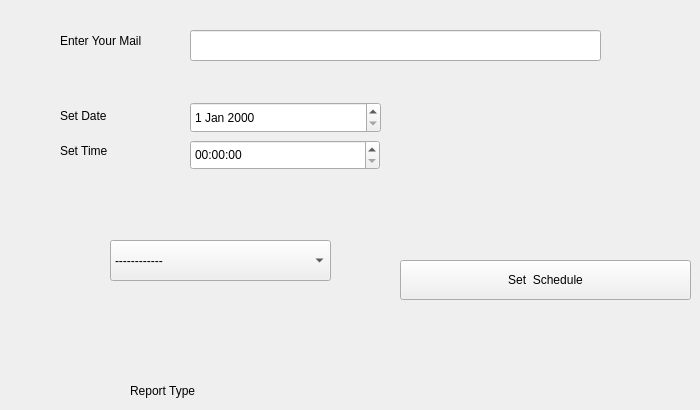
      <widget class="QWidget" name="tab_22">
       <attribute name="title">
        <string>Admin Report</string>
       </attribute>
       <widget class="QPushButton" name="pushButton_35">
        <property name="geometry">
         <rect>
          <x>400</x>
          <y>260</y>
          <width>291</width>
          <height>40</height>
         </rect>
        </property>
        <property name="text">
         <string>Set  Schedule</string>
        </property>
       </widget>
       <widget class="QLabel" name="label_48">
        <property name="geometry">
         <rect>
          <x>60</x>
          <y>30</y>
          <width>151</width>
          <height>21</height>
         </rect>
        </property>
        <property name="text">
         <string>Enter Your Mail</string>
        </property>
       </widget>
       <widget class="QLineEdit" name="lineEdit_55">
        <property name="geometry">
         <rect>
          <x>190</x>
          <y>30</y>
          <width>411</width>
          <height>31</height>
         </rect>
        </property>
       </widget>
       <widget class="QLabel" name="label_49">
        <property name="geometry">
         <rect>
          <x>60</x>
          <y>140</y>
          <width>100</width>
          <height>21</height>
         </rect>
        </property>
        <property name="text">
         <string>Set Time</string>
        </property>
       </widget>
       <widget class="QDateEdit" name="dateEdit_5">
        <property name="geometry">
         <rect>
          <x>190</x>
          <y>102</y>
          <width>191</width>
          <height>31</height>
         </rect>
        </property>
       </widget>
       <widget class="QTimeEdit" name="timeEdit">
        <property name="geometry">
         <rect>
          <x>190</x>
          <y>140</y>
          <width>190</width>
          <height>30</height>
         </rect>
        </property>
       </widget>
       <widget class="QLabel" name="label_50">
        <property name="geometry">
         <rect>
          <x>60</x>
          <y>100</y>
          <width>131</width>
          <height>31</height>
         </rect>
        </property>
        <property name="text">
         <string>Set Date</string>
        </property>
       </widget>
       <widget class="QComboBox" name="comboBox_19">
        <property name="geometry">
         <rect>
          <x>110</x>
          <y>240</y>
          <width>221</width>
          <height>41</height>
         </rect>
        </property>
        <item>
         <property name="text">
          <string>------------</string>
         </property>
        </item>
        <item>
         <property name="text">
          <string>Daily</string>
         </property>
        </item>
        <item>
         <property name="text">
          <string>Monthly</string>
         </property>
        </item>
        <item>
         <property name="text">
          <string>Annualy</string>
         </property>
        </item>
       </widget>
       <widget class="QLabel" name="label_51">
        <property name="geometry">
         <rect>
          <x>130</x>
          <y>380</y>
          <width>100</width>
          <height>21</height>
         </rect>
        </property>
        <property name="text">
         <string>Report Type</string>
        </property>
       </widget>
      </widget>
